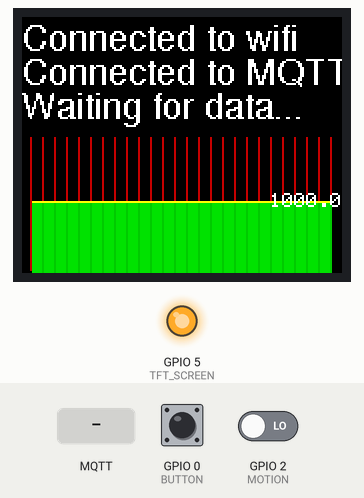
Recording of a sketch running on a simulated ESP8266 (NodeMCU). On the bench: 160×128 colour display, output pins drawn as LEDs (lit = HIGH). The test bench sets the inputs (shaded band); at power-on: GPIO 0 (BUTTON) HIGH, GPIO 2 (MOTION) LOW. WiFi joins after 1.5 s; servers stay silent unless stated; no MQTT or app messages arrive unless stated; what the sketch prints to the serial monitor is not drawn.

Above: at 2.9 s.
3.0 s: GPIO 0 (BUTTON) pulled LOW for 0.15 s
At 3.8 s:
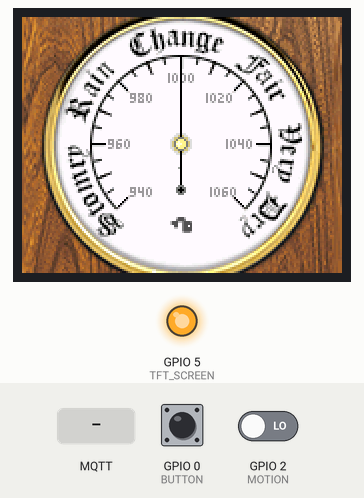
4.6 s: GPIO 0 (BUTTON) pulled LOW for 1 s
At 5.5 s:
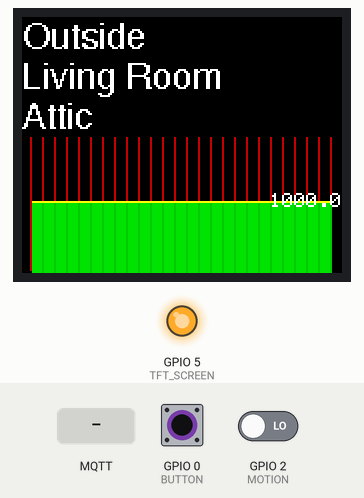
7.1 s: MQTT message "DATA" arrives on the first subscribed topic
At 7.5 s:
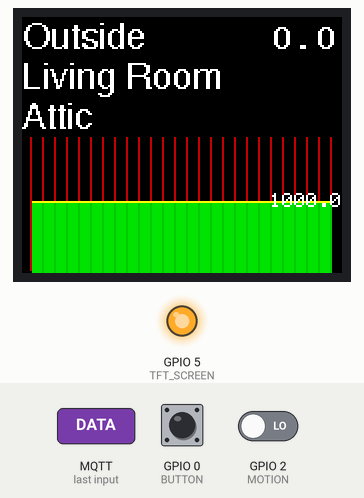
8.6 s: MQTT message "DATA" arrives on the second subscribed topic
At 9.8 s:
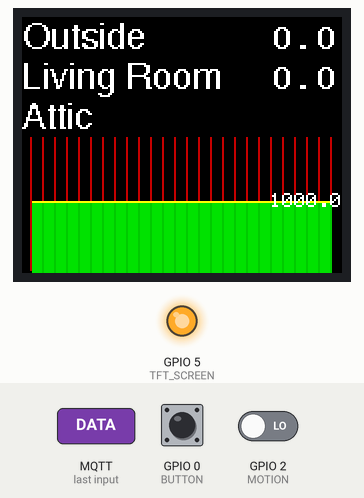
10.1 s: GPIO 0 (BUTTON) pulled LOW for 0.15 s
At 10.4 s:
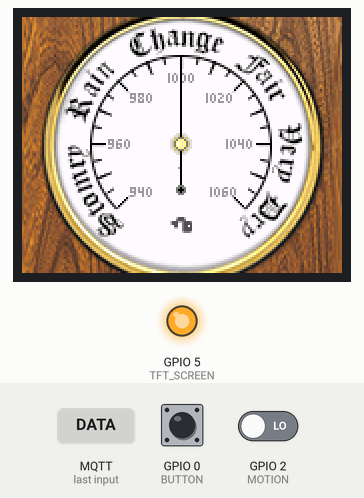
Timing chart, 0 to 13.1 s (numbered marks = the images above; inputs shaded):
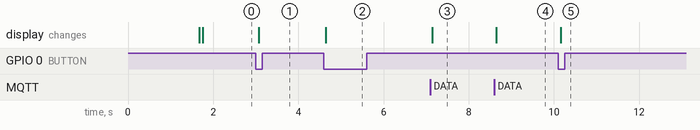

The sketch:

home-assistant-barometer-display.ino
```cpp
/*
 *  Displays temperature/pressure readings from MQTT
 *
 *
 *  The D1 Mini:
 *  info :  https://www.az-delivery.uk/collections/mikrocontroller/products/d1-mini-v3
 *
 *  Libraries used :
 *
 *  wifimanager by tzapu
 *  PubSubClient by Nick O'Leary
 *  ArduinoJson by Benoit Blanchon
 *  Adafruit GFX library
 *  Adafruit ST7735 tft library
 *
 * Setting up Wifi:
 * On first run it will create a Wifi Access Point called 'ESP Setup', connect to that from a phone to setup wifi and password
 * It will save and use this next time it runs.
 *
 */


// PINS :

#define BUTTON    0

// TFT: TFT uses hardware SPI; SCK: pin D5/14, MOSI: pin D7/13,
#define TFT_CS    15
#define TFT_RST   4
#define TFT_DC    16

#define MOTION     2

// CONTROL TFT BACKLIGHT :
#define TFT_SCREEN 5


// THE HOME ASSISTANT SENSORS TO READ

 char* mqtt_sub_topics[4][3] =
 {
    // See also : mqtt_handle_result function
    //name            // mqtt topic           // unit (unused here)
    { "Outside",         "shed/info",    ""},
    { "Living Room",     "tele/sonoff5/SENSOR",    ""},
    { "Attic",           "tele/sonoff4/SENSOR",    ""},
    // 4th must be pressure
    { "Pressure",        "tele/sonoff1/SENSOR",    ""}
 };


// mqtt
const char* mqtt_server = "192.168.0.160";
const char* mqtt_user = "DVES_USER";
const char* mqtt_pass = "DVES_PASS";


#include "barometer_gfx.c"

#include <WiFiManager.h>

#include <PubSubClient.h>

#include <ArduinoJson.h>

#include <Adafruit_GFX.h>
#include <Adafruit_ST7735.h>
#include <Fonts/Picopixel.h>
#include <Fonts/FreeMono9pt7b.h>
#include <Fonts/FreeSans9pt7b.h>
#include <SPI.h>


StaticJsonDocument<256> doc;

char values[20][20];
bool mqtt_found=false;
int mqtt_total_topics = 4;


int min_value = 99999;
int max_value = 0;


unsigned long currentMillis;
unsigned long previousMillis = 1000 * 60 * 11;
const long interval = 1000 * 60 * 10;  // ten minutes

unsigned long button_pressed_timer =0;
unsigned long button_pressed_start =0;

unsigned long screen_off_countdown, screen_off_countdown_start;
unsigned long screen_off_interval = 1000 * 60 * 2; //5 minutes before screen off.
unsigned long milli_seconds_elapsed;
unsigned long prev_milli_seconds_elapsed = 0;
/*
 *
 *  150 entries to plot. The screen is 160 wide so will fit with 5 pixels either side.
 *  150 / 25 =  6, 6 pixels every hour. 25 hours worth shown on screen.
 *
 */
#define total_plot 150

int plot_values[total_plot];
int plot_index_tail = total_plot-1;
int plot_index_head = 0;
int time_for_reading = 0;
int pressure_val = 0;
int pressure_val_o = 0;

bool movement = true;
bool screen_on = true;


bool button_status, last_button_status;

int needleval = 0; // 0 to 120; //100;  // 160 points, 80 is dead bottom. 100 is lowest tick
int oldneedleval = 0;
int displaymode = 0;

WiFiClient espClient;
PubSubClient client(espClient);

//serial read
const int BUFF_SIZE = 128;
static char buffer[BUFF_SIZE+1];
static int length = 0;


Adafruit_ST7735 tft = Adafruit_ST7735(TFT_CS, TFT_DC, TFT_RST);

int connected_ok = 0;


// floating point map function
float mapf(float x, float in_min, float in_max, float out_min, float out_max)
{
    return (x - in_min) * (out_max - out_min) / (in_max - in_min) + out_min;
}

/*
 * Called when new MQTT data, extracts data and stores in values array.
 */
void mqtt_handle_result(int i)
{
      float tmpval, corrected_val;
      const char* tmpstr;

switch(i)
{
  case 0: // Outside
    tmpval  = doc["shed"]["outsidetemp"];
    dtostrf(tmpval, 6, 1, values[i]);
    break;

  case 1:   // Living Room
    //incoming value from sensors sending to Home Assistant.
    tmpval  = doc["DS18B20"]["Temperature"];
    dtostrf(tmpval, 6, 1, values[i]);
  break;

  case 2: // Attic
    tmpval  = doc["SI7021"]["Temperature"];
    dtostrf(tmpval, 6, 1, values[i]);
    break;

  case 3: // Pressure
    tmpval  = doc["BMP180"]["Pressure"];
    pressure_val = tmpval * 10;
    dtostrf(tmpval, 6, 1, values[i]);
    break;
}


}

/*
 * When an MQTT message is received from one of the subscribed topics this function is callled.
 * parses JSON data etc.
 */
void mqtt_callback(char* topic, byte* payload, unsigned int length) {

  char inData[160];

  Serial.println();
  Serial.print("Message arrived in topic: ");
  Serial.println(topic);
  Serial.println("payload: ");
  for(int i =0; i<length; i++)
  {
    Serial.print((char)payload[i]);
    inData[i] = (char)payload[i];
  }
  Serial.println();
  deserializeJson(doc, payload, length);

  // Is this in our subscribed topics list?
  for (byte i=0;i<mqtt_total_topics;i++)
  {
    // In the list?
    if (strcmp(topic,mqtt_sub_topics[i][1])==0)
    {
      // Flag that we've got something new!
      mqtt_found=true;
      Serial.println(mqtt_sub_topics[i][0]);
      // Do something with the new data...
      mqtt_handle_result(i);
    }
  }
  Serial.println("end of payload");
  displaymode%=2;

}

/*
 * Connects to the MQTT server and subscribes to MQTT topics.
 */
void mqtt_connect()
{
   //connect to MQTT
  int failed = 0;
  client.setServer(mqtt_server, 1883);
  client.setCallback(mqtt_callback);
  // loop until we're connected.
  while (!client.connected())
  {
    Serial.print("Attempting MQTT connection...");
    // Attempt to connect
    // If you do not want to use a username and password, change next line to
    // if (client.connect("ESP8266Client")) {
    if (client.connect("ArduinoClient2", mqtt_user, mqtt_pass))
    {
      Serial.println("MQTT connected");
        if (connected_ok!=1)
        {
        tft.setCursor(0, 33);
        tft.print("Connected to MQTT");
        tft.setCursor(0, 50);
        tft.print("Waiting for data...");
        connected_ok = 1;
        }
    }
    else
    {
      Serial.print("failed, rc=");
      Serial.print(client.state());
      Serial.println(" try again in 5 seconds");
      // Wait 5 seconds before retrying
      delay(5000);
      failed++;
      if (failed>5)
      {
        tft.setCursor(0, 33);
        tft.print("MQTT failed");
      }
    }
  }
  // subscribe to topics
  Serial.println();
  Serial.println("Subscribing to topics:");
  char* previous = "x";
  for(byte i=0;i<mqtt_total_topics;i++)
  {
     Serial.print(mqtt_sub_topics[i][0]);
     Serial.print("  ");
     //Serial.print(previous);

    // avoid subscribing to same topic twice, assuming we're listing the topics together in array
    if (strcmp(previous,mqtt_sub_topics[i][1])!=0)
    {

      Serial.println(mqtt_sub_topics[i][1]);
      client.subscribe(mqtt_sub_topics[i][1]);
      previous = mqtt_sub_topics[i][1];
    }
    else
    {
      Serial.print("already subscribed to ");
      Serial.println(mqtt_sub_topics[i][1]);
    }
  }

 Serial.println();
}


// For debugging the pressure data I added these routines to read from serial.
// Enter DATA in the serial console and it dumps the array.
void readSerial()
{
  // check anything on serial...
  while(Serial.available() > 0 )
  {
    char c = Serial.read();
    if((c == '\r') || (c == '\n')) // eol
    {
      if(length > 0)
      {
        handleReceivedMessage(buffer);
      }
      length=0;

    }
    else
    {
      if(length < BUFF_SIZE)
      {
        buffer[length++] = c; // append the received character to the array
        buffer[length] = 0; // terminate string
      }
      else
      {
        // buffer full

      }

    }
  }  // end of serial read
}

// Entered DATA, Dump array
void handleReceivedMessage(char *msg)
{
  char tmp[128];

  if(strncmp(msg, "DATA",10) == 0)
  {

Serial.println();
Serial.println("-----------");
Serial.println("Graph data");
Serial.print("Maximum value +1 : ");
Serial.println(max_value);
Serial.print("Minimum value -1 : ");
Serial.println(min_value);

Serial.print("plot index tail : ");
Serial.print(plot_index_tail);
Serial.println(" (latest value inserted here)");

Serial.print("plot index head : ");
Serial.print(plot_index_head);
Serial.println(" (plot start from here)");

Serial.print("Needle value : ");
Serial.println((needleval+940) *10);
Serial.print("Old needle value : ");
Serial.println((oldneedleval+940) * 10);


int drawindex;
 for (int x = 0; x<total_plot; x++)  // total_plot is 150
  {
  // plot_index_head
    drawindex = (plot_index_head + x) % total_plot;
    if (x<10) Serial.print(" ");
    if (x<100) Serial.print(" ");
    Serial.print(x);
    Serial.print("/");
    if (drawindex<10) Serial.print(" ");
    if (drawindex<100) Serial.print(" ");
    Serial.print(drawindex);
    Serial.print(":");
    Serial.print( plot_values[drawindex]);
    Serial.print(", ");
    if (((x+1)%10)==0) Serial.println();
  }
  Serial.println();
  Serial.println("-----------");
  }

}


/*
 *  DRAW NEEDLE
 *
 */

void drawNeedle(int val, int oldval)
{
  int centrey=63;
  int centrex=79;
  int x,y,x2,y2,ox,oy,ox2,oy2;
  float pi = 3.14159267;

  int tx,ty,tx2,ty2,tx3,ty3,cx,cy, otx,oty,otx2,oty2,otx3,oty3;

  int needlelength = 38;

  val-=60;
  oldval -=60;
  //y= (needlelength * cos(pi-(2*pi)/60* val ))+centrey;
  //x =(needlelength * sin(pi-(2*pi)/60* val ))+centrex;
  // point to tick


  // main needle coords
  y= (needlelength * cos(pi-(2*pi)/ 160* val ))+centrey;
  x =(needlelength * sin(pi-(2*pi)/ 160* val ))+centrex;
  // through centre...
  y2= ( ( - 22) * cos(pi-(2*pi)/ 160* val ))+centrey;
  x2 =( (  - 22) * sin(pi-(2*pi)/ 160* val ))+centrex;

  // thicker triangle needle main coords
  ty= (needlelength * cos(pi-(2*pi)/ 160* val ))+centrey;
  tx =(needlelength * sin(pi-(2*pi)/ 160* val ))+centrex;
  ty2= (-23 * cos(pi-(2*pi)/ 160* (val-1) ))+centrey;
  tx2 =(-23 * sin(pi-(2*pi)/ 160* (val-1) ))+centrex;
  ty3= (-23 * cos(pi-(2*pi)/ 160* (val+1) ))+centrey;
  tx3 =(-23 * sin(pi-(2*pi)/ 160* (val+1) ))+centrex;


  // old value needle coords
  oy= (needlelength * cos(pi-(2*pi)/ 160* oldval ))+centrey;
  ox =(needlelength * sin(pi-(2*pi)/ 160* oldval ))+centrex;
  // through centre...
  oy2= (( - 13) * cos(pi-(2*pi)/ 160* oldval ))+centrey;
  ox2 =(( - 13) * sin(pi-(2*pi)/ 160* oldval ))+centrex;

  // thicker triangle needle main coords
  oty= (needlelength * cos(pi-(2*pi)/ 160* oldval ))+centrey;
  otx =(needlelength * sin(pi-(2*pi)/ 160* oldval ))+centrex;
  oty2= (-13 * cos(pi-(2*pi)/ 160* (oldval-0.9) ))+centrey;
  otx2 =(-13 * sin(pi-(2*pi)/ 160* (oldval-0.9) ))+centrex;
  oty3= (-13 * cos(pi-(2*pi)/ 160* (oldval+0.9) ))+centrey;
  otx3 =(-13 * sin(pi-(2*pi)/ 160* (oldval+0.9) ))+centrex;


  // circle coords
  cy= (-23 * cos(pi-(2*pi)/ 160* val ))+centrey;
  cx =(-23 * sin(pi-(2*pi)/ 160* val ))+centrex;

  // centre circle
  tft.fillCircle(centrex,centrey,5,0xDEFB); // light grey
  tft.fillCircle(centrex,centrey,4,0xD62F); // centre circle

  // previous value needle
  tft.fillTriangle(otx,oty,otx2,oty2,otx3,oty3,0x9D13); // 0xDEFB LIGHT GREY
  tft.drawLine(ox,oy,ox2,oy2,0x738E);
  tft.drawLine(ox,oy,ox2,oy2,0xE680);


  // main needle
  // dark grey triangle, overlaid with black line for better definition
  tft.fillTriangle(tx,ty,tx2,ty2,tx3,ty3,0x9D13); // 0x9D13 light grey. 0x7BEF DARK GREY
  tft.drawLine(tx,ty,x2,y2,ST77XX_BLACK);
  tft.fillCircle(cx,cy,2,0x7BEF);
  tft.fillCircle(cx,cy,1,ST77XX_BLACK);

  // brass centre thing
  tft.fillCircle(centrex,centrey,3,0x7BEF); //  dark grey
  tft.fillCircle(centrex,centrey,2,0xFFB1); // yellow
  tft.fillCircle(centrex-1,centrey,1,0xFFFB); // highlight

}


void display_barometer()
{

  int    i =0;

  // Set TFT address window to clipped image bounds
  tft.startWrite();

  tft.setAddrWindow(0, 0,160, 128);
  tft.endWrite();
  i = (160*128); // number of pixels to plot
  // dump image data to display
  while(i--) tft.pushColor(pgm_read_word(image + i));

  needleval = plot_values[plot_index_tail] / 10;
  oldneedleval  = plot_values[plot_index_head] / 10;

//Serial.print(needleval);
//Serial.print(",");
//Serial.println(oldneedleval);

  if (needleval < 940) needleval = 940;
  if (needleval > 1060) needleval = 1060;
  needleval = needleval - 940;

  if (oldneedleval < 940) oldneedleval = 940;
  if (oldneedleval > 1060) oldneedleval = 1060;
  oldneedleval = oldneedleval - 940;

Serial.print(needleval);
Serial.print(",");
Serial.println(oldneedleval);

  drawNeedle( needleval, oldneedleval );
  //drawNeedle( 1055-940, 983-940 );
}


/*
 *
 * SETUP
 *
 */
void setup()
{

  pinMode(LED_BUILTIN, OUTPUT);

  //back light for screen
  pinMode(TFT_SCREEN, OUTPUT);
  digitalWrite(TFT_SCREEN,1);

  pinMode(BUTTON, INPUT_PULLUP);


  // Set up TFT screen
  tft.initR(INITR_BLACKTAB);
  tft.fillScreen(ST77XX_BLACK);
  tft.setRotation(1);
  //tft.setFont(&FreeMono9pt7b);
  tft.setFont(&FreeSans9pt7b);
  tft.setTextWrap(false);
   tft.setTextSize(0);
  tft.setTextColor( ST77XX_WHITE);


  // Set up Wifi
  WiFi.mode(WIFI_STA); // explicitly set mode, esp defaults to STA+AP

  Serial.begin(115200);

  //WiFiManager, Local intialization. Once its business is done, there is no need to keep it around
  WiFiManager wm;

  //reset settings - wipe credentials for testing
   //wm.resetSettings();

  // Automatically connect using saved credentials,
  // if connection fails, it starts an access point with the specified name
    tft.setCursor(0, 16);
    tft.print("Setup wifi");
    bool res;
    res = wm.autoConnect("ESP8266 Setup"); // anonymous ap

    if(!res)
    {
        Serial.println("Failed to connect");
        // ESP.restart();
    }
    else
    {
        tft.setCursor(0, 16);
        tft.setTextColor( ST77XX_BLACK);
        tft.print("Setup wifi");
        tft.setCursor(0, 16);
        tft.setTextColor( ST77XX_WHITE);
        tft.print("Connected to wifi");
        //if you get here you have connected to the WiFi
        Serial.println("Wifi connected!");
        //Serial.print("MQTT MAX PACKET SIZE : ");
        //Serial.println(MQTT_MAX_PACKET_SIZE);

        Serial.println("Connecting to MQTT");
        mqtt_connect();

    }


  pinMode(MOTION, INPUT);


  // clear values
  for (int i =0;i<20;i++)
  {
    for(int ii=0;ii<2;ii++) values[i][ii]=' ';
    values[i][3]=0;
  }
  // init graph data

  pressure_val = 1000 * 10;
   for (int i=0;i<total_plot;i++) plot_values[i]=pressure_val;  // init plot values with mid value


}

/*
 *
 * Draws everything to the screen
 *
 */
void redraw()
{
Serial.print("REDRAW! MODE: ");
Serial.println(displaymode);
  if (displaymode==0)
  {
    // clear the screen.
    tft.fillScreen(ST77XX_BLACK);

    // set up the font
    //tft.setFont(&FreeMono9pt7b);
    tft.setFont(&FreeSans9pt7b);
    tft.setTextSize(0);
    tft.setTextColor( ST77XX_WHITE);

    // draw the text/value for each of the MQTT topics
    //for (byte i=0;i<mqtt_total_topics;i++) // find in our list
    for (byte i=0;i<3;i++) // find in our list
    {
      tft.setFont(&FreeSans9pt7b);
       tft.setCursor(0, (i)*20 + 15);
       tft.print(mqtt_sub_topics[i][0]); //Name
       tft.setFont(&FreeMono9pt7b);

       tft.setCursor(92, (i)*20  + 15);
       tft.print(values[i]);
       tft.setCursor(91, (i)*20  + 15); // twice -1 x for bolder
       tft.print(values[i]);
       //tft.print(mqtt_sub_topics[i][2]); //Units
    }

    // draw the graph
    draw_graph();
  }
  else
  {
     display_barometer();
  }

}

void draw_graph()
{

  int drawindex;
  int drawy;

 // find max an min values so we can scale graph to fit
 max_value=0;
 min_value=999999;

  for (int x = 0; x<total_plot; x++)  // total_plot is 150
  {
    if (plot_values[x]<min_value) min_value = plot_values[x];
    if (plot_values[x]>max_value) max_value = plot_values[x];
  }
  max_value+=1;
  min_value-=1; // breathing space, also map() crashes if both same value

  // axis
  // screen size : 0 - 159
  // data is 150 items, draw data from 5 to 155

  //tft.drawLine(4, 127, 4,60, 0xf800); // left
  //tft.drawLine(155, 127, 155,60, 0xf800); // right
  //tft.drawLine(4, 127, 155,127, 0xf800); // bottom

  // clear:
  tft.fillRect(5, 60, 150, 66, 0x0000);

  // draw hour markers every 6 pixels
  for (int hourx = 4;hourx<156;hourx+=6)
  //for (int hourx = 10;hourx<150;hourx+=6)
  {
    tft.drawLine(hourx, 126, hourx,60, 0xc000 );  //0xf800 full red  0xc000 off red...  0x8000 DARK RED 16 bit (5,6,5 RGB)
  }

  // previous values for line
  int px;
  int py;

  // draw
  for (int x = 0; x<total_plot; x++)  // total_plot is 150
  {
  // plot_index_head
    drawindex = (plot_index_head + x) % total_plot;
    drawy = plot_values[drawindex];

   // scale for the display

   //int scaled_value = map(drawy, min_value, max_value, 60, 125); // screen coords 60 - 125

   int scaled_value = map(drawy, min_value, max_value, 125, 60); // screen coords 60 - 125

   // flip it
   //scaled_value =(scaled_value - 60)+125;
   // Serial.print(" scaled:");
   // Serial.println(scaled_value);

    // no previous
    if (x==0)
    {
      px = x+5; py = scaled_value;
    }
   tft.drawLine(px, py, x+5, scaled_value, ST77XX_YELLOW);


   int col =0x0700;

   if ((x+1) %6== 0) col = 0x0640; // maintain hour markers, darker green
   tft.drawLine(x+5, scaled_value, x+5, 154, col);


px = x+5;
py = scaled_value;
   //tft.drawPixel(x+5,  scaled_value, ST77XX_YELLOW); // plot
   // tft.drawPixel(x+5,  scaled_value+1, ST77XX_YELLOW); // plot


  }


  tft.setFont(NULL);  // defaults to an 8 pixel high font?
  tft.setCursor(124, 88);
  float pressure_x =(float) pressure_val_o / 10;
  tft.print(pressure_x,1);


}


void baro_plot(int pressure)
{
  //Serial.println("time to insert");
  // Serial.print("inserting ");
  // Serial.print(pressure);
  // Serial.print(" at ");
  // Serial.println(plot_index_tail);
  plot_index_tail++;
  plot_index_tail%=total_plot;
  plot_index_head++;
  plot_index_head%=total_plot;
  plot_values[plot_index_tail] = pressure;

  if (displaymode==0)
  {
    draw_graph();
  }
  else
  {
    display_barometer();
  }
}


void loop()
{

  // MQTT, MQTT is the protocol used in HomeAssistant to send/receive temperatures etc.
  if (!client.connected())
  {
    Serial.println("MQTT not connected.");
    mqtt_connect();
  }

  // New data from MQTT?
  if (mqtt_found)
  {

     redraw();

    mqtt_found =  false;  //reset flag
  }

  client.loop();

  /*
  * Check for serial messages asking for data, for debugging
  */

   readSerial();


/*
 *
 *  Check the Button...
 *
 */

  button_status = digitalRead(BUTTON);

  if(button_status != last_button_status)
  {

    if( button_status == false ) // pressed
    {

          displaymode++;
          displaymode%=2;
          Serial.println(displaymode);
          redraw();

    }

  }


  last_button_status = button_status;


  /*
  *  Take pressure reading and plot it
  *
  *   does this every 10 minutes, or whatever interval is set up above.
  */
    currentMillis = millis();
    // time to take reading?
    if (abs(currentMillis - previousMillis) >= interval)
    {
      //Serial.print("Time to take pressure reading : ");

      //Serial.println(pressure_val);
      pressure_val_o = pressure_val;
      // store this in the graph array...
      baro_plot(pressure_val);
      //set previous millis to now / reset timer
      previousMillis = currentMillis;
    }


    /*
     * Check for motion!
     *
     * checks for motion on the sensor
     * if no motion for 5 minutes it turns off the screen
     * if there is any motion it resets the 5 minute countdown
     *
     */

    movement = digitalRead(MOTION);  // either 1 or 0
    if (movement)  // motion detected?
    {
        // turn screen on
        if (!screen_on)
        {
          screen_on = true;
          //tft.enableDisplay(true);
          //Serial.println("Motion Detected! Screen on!");
          digitalWrite(TFT_SCREEN,1);
        }

        // Movement so reset the countdown.
        screen_off_countdown_start = millis();
        prev_milli_seconds_elapsed = millis(); // temp

    }
    else  // no movement detected
    {
      if (screen_on)
      {
          screen_off_countdown = millis(); // now

          // get time elapsed since last motion
          milli_seconds_elapsed = abs(screen_off_countdown - screen_off_countdown_start);

        // 5 mins without movement? Turn it off.
        if ( (milli_seconds_elapsed  > screen_off_interval) )
        {
          //Serial.println("Screen Off!!");
          screen_on = false;
          digitalWrite(TFT_SCREEN,0);
        }
      }
    }


}
```

Source omitted: rometer_gfx.c (data table, 197980 bytes)

Measured:
- after the input at 3.0 s, the display: changes after 0.06 s (image 1)
- after the input at 4.6 s, the display: changes at once (image 2)
- after the input at 7.1 s, the display: changes after 0.05 s (image 3)
- after the input at 8.6 s, the display: changes after 0.05 s (image 4)
- after the input at 10.1 s, the display: changes after 0.06 s (image 5)
